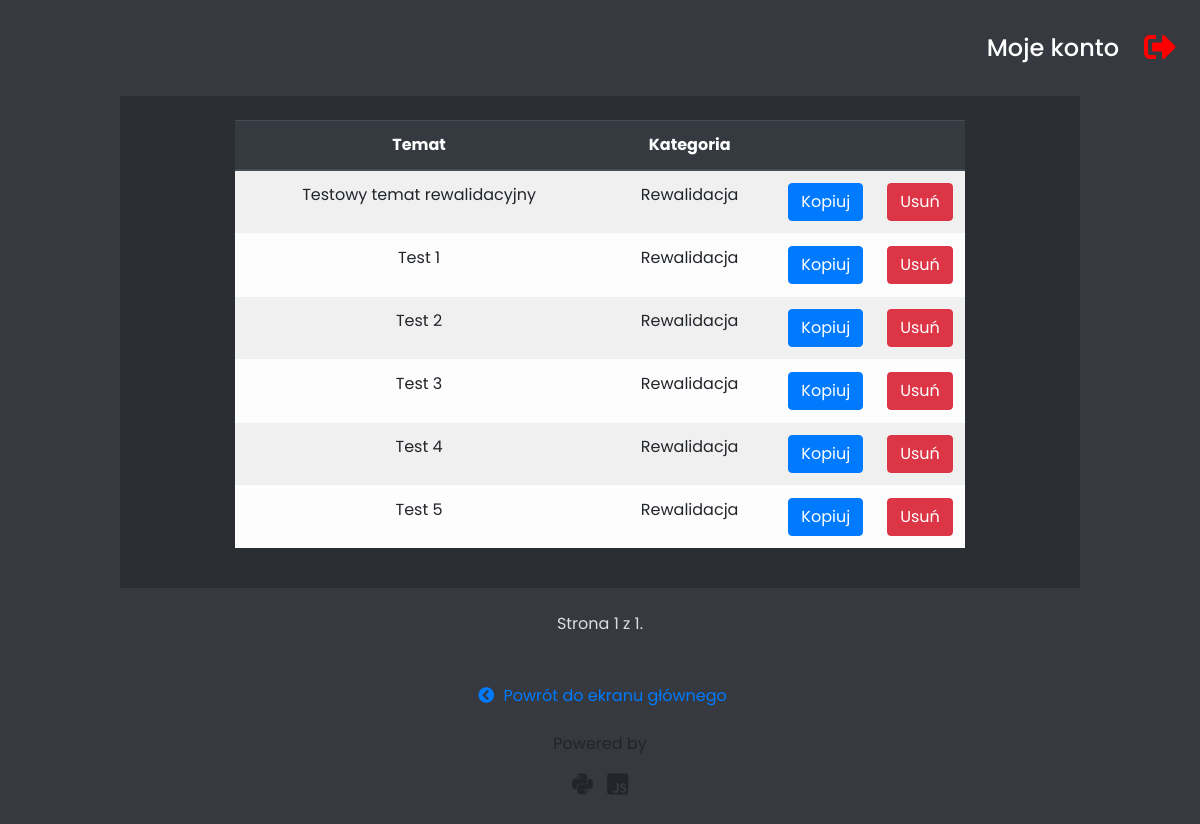
Page /saved-topics/ (signed in) on the earlier database version.
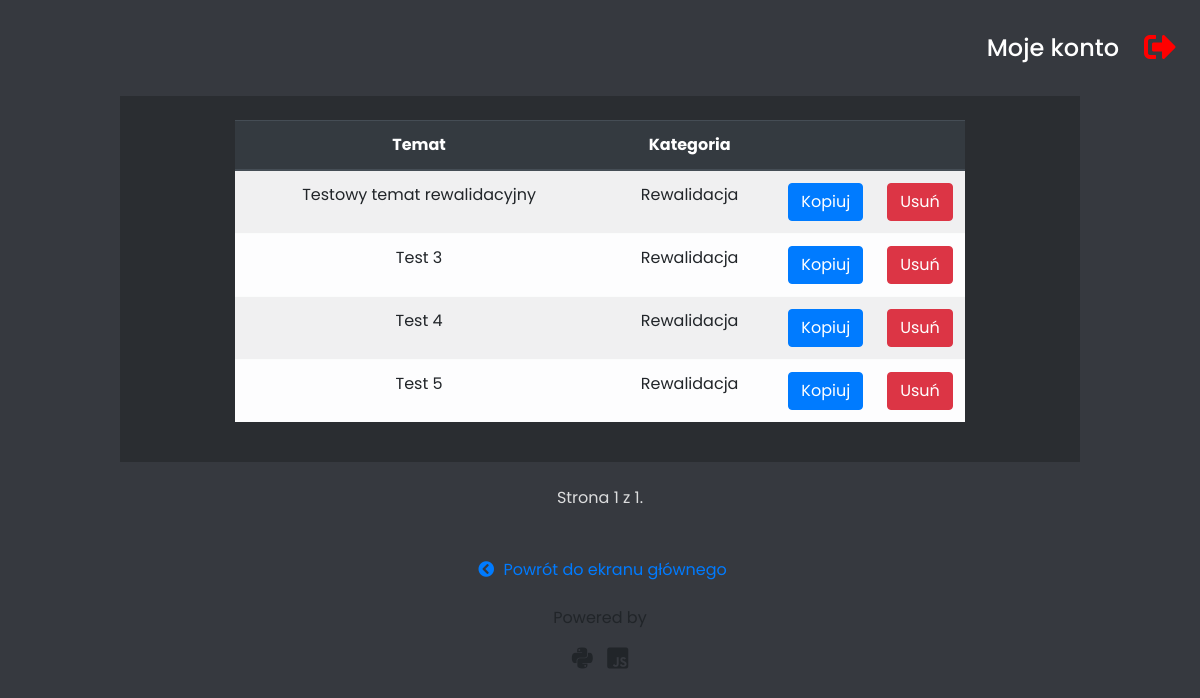
Same page on the later database version.
### base/models.py (models this page shows, shortened)
class LessonTopic(models.Model):
    topic = models.CharField(max_length=300)
    is_individual = models.BooleanField()
    teacher = models.ForeignKey(User, on_delete=models.DO_NOTHING)
    category = models.ForeignKey(LessonCategory, on_delete=models.DO_NOTHING, null=True)

class LessonCategory(models.Model):
    name = models.CharField(max_length=50)
    class Meta:
        verbose_name = 'Lesson category'
        verbose_name_plural = 'Lesson categories'

### base/views.py (the view)
# urls.py: path('saved-topics/', LessonTopicsView.as_view(), name='saved_topics'),
class LessonTopicsView(LoginRequiredMixin, ListView):
    login_url = '/login'
    model = LessonTopic
    template_name = 'base/saved_teacher_topics.html'
    context_object_name = 'saved_topics'
    paginate_by = 20
    def get_queryset(self):
        return LessonTopic.objects.filter(teacher=self.request.user)

### base/templates/base/saved_teacher_topics.html (shortened to what this page needs)
{% extends 'standard_base_template.html' %}
{% block styles %}
    {{ block.super }}
    {% load static %}
    <link rel="stylesheet" href="{% static 'base/css/saved_teacher_topics.css' %}">
{% endblock %}
{% block content %}
    <div class="saved_topics">
        <table class="table table-light table-striped">
          <thead class="thead-dark">
            <tr>
              <th scope="col">Temat</th>
              <th scope="col">Kategoria</th>
              <th scope="col"></th>
              <th scope="col"></th>
            </tr>
          </thead>
          <tbody>
            {% for topic in saved_topics %}
                <tr>
                  <td id="topic_{{ forloop.counter }}">{{ topic.topic }}</td>
                  <td>{{ topic.category.name }}</td>
                  <td class="copy_topic_btn">
                    <button tabindex="0"
                        class="copy_popover copy_btn btn btn-primary"
                        data-bs-toggle="popover"
                        data-bs-trigger="focus"
                        id="topic_btn_{{ forloop.counter }}"
                        onclick="copy_topic({{ forloop.counter }})">Kopiuj</button>
                  </td>
                  <td class="delete_topic_btn">
                      <a class="btn btn-danger" href="{% url 'base:delete_topic' topic.id %}">Usuń</a>
                  </td>
                </tr>
            {% endfor %}
          </tbody>
        </table>
    </div>
    <div class="pagination">
        <span class="step-links">
            <span class="current">
                Strona {{ page_obj.number }} z {{ page_obj.paginator.num_pages }}.
            </span>
        </span>
    </div>
{% endblock %}
{% block external_scripts %}
    {% load static %}
{% endblock %}

Differences in the rows shown:
removed LessonTopic: topic "Test 1", category.name "Rewalidacja"
removed LessonTopic: topic "Test 2", category.name "Rewalidacja"
